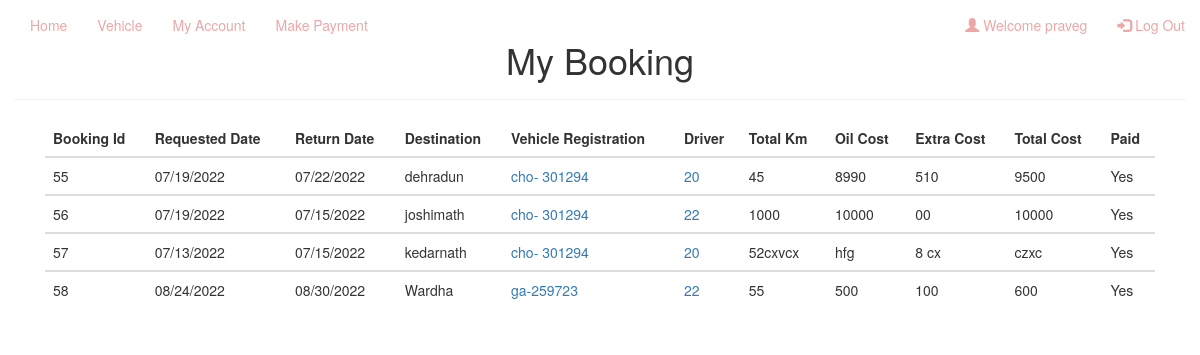
Screenshot of /UK/Vehicle-Management/mybill.php?id=praveg (signed in) with the database file from the repository.
### tables this page shows
CREATE TABLE `tripcost` (
  `id` int(11) NOT NULL,
  `booking_id` varchar(50) NOT NULL,
  `username` varchar(100) NOT NULL,
  `total_km` varchar(11) NOT NULL,
  `oil_cost` varchar(11) NOT NULL,
  `extra_cost` varchar(11) NOT NULL,
  `total_cost` varchar(11) NOT NULL,
  `paid` int(11) NOT NULL
);

CREATE TABLE `booking` (
  `booking_id` int(11) NOT NULL,
  `name` varchar(255) NOT NULL,
  `username` varchar(100) NOT NULL,
  `department` varchar(100) NOT NULL,
  `type` varchar(8) NOT NULL,
  `req_date` varchar(100) NOT NULL,
  `req_time` varchar(100) NOT NULL,
  `ret_date` varchar(100) NOT NULL,
  `ret_time` varchar(100) NOT NULL,
  `destination` varchar(100) NOT NULL,
  `pickup_point` varchar(100) NOT NULL,
  `resons` varchar(255) NOT NULL,
  `email` varchar(50) NOT NULL,
  `mobile` int(14) NOT NULL,
  `confirmation` int(11) NOT NULL,
  `veh_reg` varchar(255) NOT NULL,
  `driverid` int(11) NOT NULL,
  `finished` int(11) NOT NULL,
  `paid` int(11) NOT NULL
);

### UK/Vehicle-Management/mybill.php (the view, shortened to what this page needs)
<?php
    $username= $_GET['id'];
    $connection= mysqli_connect('localhost','root','','vehicle_management');
    $query= "SELECT booking.booking_id, booking.req_date,booking.`ret_date`, booking.`destination`, booking.`veh_reg`, booking.`driverid`, tripcost.total_km,tripcost.oil_cost, tripcost.extra_cost,tripcost.total_cost,tripcost.paid FROM `booking` LEFT JOIN `tripcost` ON booking.username=tripcost.username WHERE booking.username='$username' AND booking.booking_id=tripcost.booking_id;";
    $result= mysqli_query($connection,$query);
?>
<!DOCTYPE html>
<html lang="en">
<head>
    <link rel="stylesheet" type="text/css" href="./slick/slick.css">
    <link rel="stylesheet" type="text/css" href="./slick/slick-theme.css">
    <link rel="stylesheet" href="https://maxcdn.bootstrapcdn.com/bootstrap/3.3.7/css/bootstrap.min.css">
    <link rel="stylesheet" href="animate.css">
    <link rel="stylesheet" href="style.css">
</head>
<body>
    <?php include 'navbar.php'; ?>
    <div class="container">
        <div class="row">
            <div class="page-header">
                <h1 style="text-align: center;">My Booking</h1>
            </div>
        </div>
        <div class="col-md-12">
            <table class="table">
                <thead>
                    <tr>
                        <th>Booking Id</th>
                        <th>Requested Date</th>
                        <th>Return Date</th>
                        <th>Destination</th>
                        <th>Vehicle Registration</th>
                        <th>Driver</th>
                        <th>Total Km</th>
                        <th>Oil Cost</th>
                        <th>Extra Cost</th>
                        <th>Total Cost</th>
                        <th>Paid</th>
                    </tr>
                </thead>
                <tbody>
<?php
    while($row=mysqli_fetch_assoc($result)) {
?>
                    <tr>
                        <td><?php echo $row['booking_id']; ?></td>
                        <td><?php echo $row['req_date']; ?></td>
                        <td><?php echo $row['ret_date']; ?></td>
                        <td><?php echo $row['destination']; ?></td>
                        <td><a href="busprofile.php?busid=<?php echo $row['veh_reg'] ?>"><?php echo $row['veh_reg'] ?></a></td>
                        <td><a href="driverprofile.php?driverid=<?php echo $row['driverid'] ?>"><?php echo $row['driverid'] ?></a></td>
                        <td><?php echo $row['total_km']; ?></td>
                        <td><?php echo $row['oil_cost']; ?></td>
                        <td><?php echo $row['extra_cost']; ?></td>
                        <td><?php echo $row['total_cost']; ?></td>
                       <?php if($row['paid']=='0'){ ?>
                        <td>No</td>
                        <?php } else { ?>
                        <td>Yes</td>
                        <?php }  ?>
                    </tr>
                </tbody>
<?php } ?>
            </table>
        </div>
    </div>
</body>
</html>

### rows the page displays
tripcost: booking.booking_id "55", booking.req_date "07/19/2022", booking.ret_date "07/22/2022", booking.destination "dehradun", booking.veh_reg "cho- 301294", booking.driverid "20", total_km "45", oil_cost "8990", extra_cost "510", total_cost "9500", paid "Yes"
tripcost: booking.booking_id "56", booking.req_date "07/19/2022", booking.ret_date "07/15/2022", booking.destination "joshimath", booking.veh_reg "cho- 301294", booking.driverid "22", total_km "1000", oil_cost "10000", extra_cost "00", total_cost "10000", paid "Yes"
tripcost: booking.booking_id "57", booking.req_date "07/13/2022", booking.ret_date "07/15/2022", booking.destination "kedarnath", booking.veh_reg "cho- 301294", booking.driverid "20", total_km "52cxvcx", oil_cost "hfg", extra_cost "8 cx", total_cost "czxc", paid "Yes"
tripcost: booking.booking_id "58", booking.req_date "08/24/2022", booking.ret_date "08/30/2022", booking.destination "Wardha", booking.veh_reg "ga-259723", booking.driverid "22", total_km "55", oil_cost "500", extra_cost "100", total_cost "600", paid "Yes"

### other values shown
$_SESSION['username'] "praveg"
